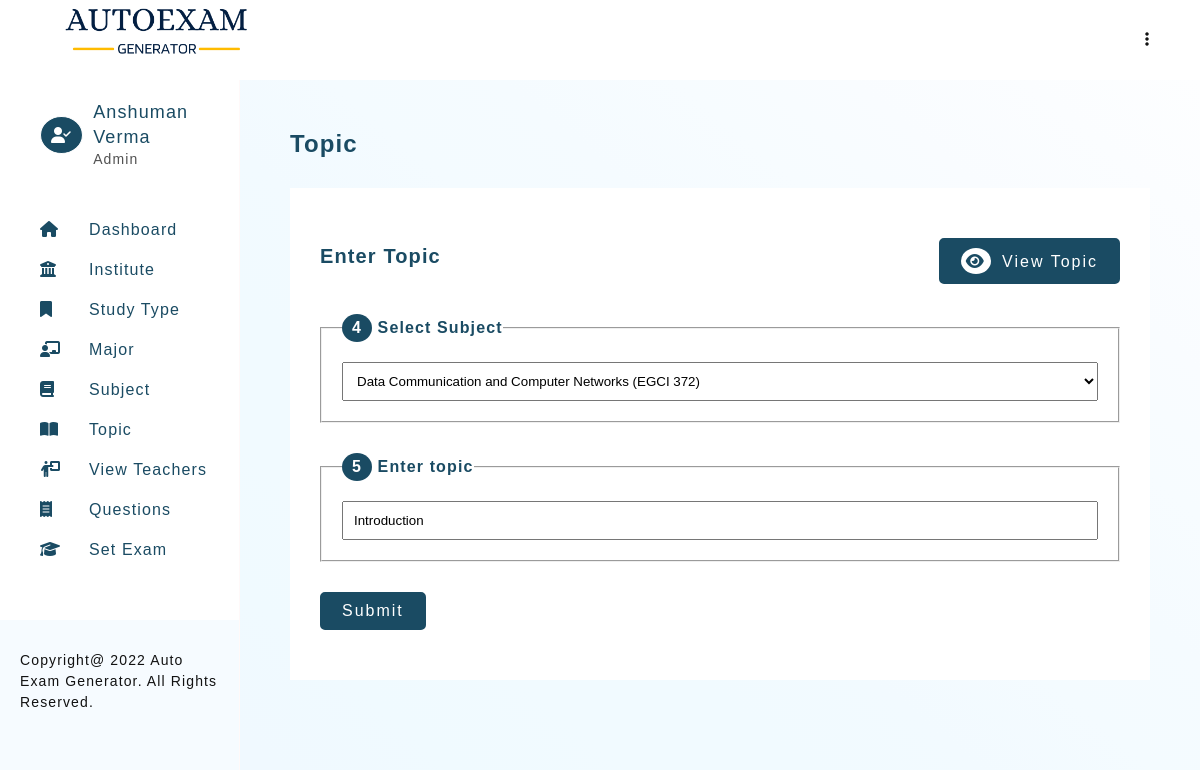
The app's page /autoexam/topic-2.php?edit=23 (signed in) with its own data.
### tables this page shows
CREATE TABLE `teacher_profile` (
  `teacher_id` int(11) NOT NULL,
  `teacher_firstname` varchar(30) NOT NULL,
  `teacher_lastname` varchar(30) NOT NULL,
  `email` varchar(50) DEFAULT NULL,
  `password` varchar(100) NOT NULL,
  `type` enum('Admin','Teacher') NOT NULL DEFAULT 'Teacher',
  `addedOn` datetime DEFAULT current_timestamp()
);

CREATE TABLE `subject_topic` (
  `subject_topic_id` int(11) NOT NULL,
  `subject_topic_name` text NOT NULL,
  `subject_id` int(11) DEFAULT NULL,
  `topicAddedBy` int(11) DEFAULT NULL,
  `topicAddedOn` datetime DEFAULT current_timestamp()
);

### autoexam/includes/config.php (called while the page is built, shortened)
<?php
    $sitename = "Auto Exam Generator";

### autoexam/topic-2.php (the view, shortened to what this page needs)
<?php
    require_once './templates/header.php';
    $subject_topic_name = $subject_id = '' ;
    if(isset($_GET['edit']))
    {
        $topicEditQ = mysqli_query($connection,
            "SELECT * FROM `subject_topic`
            LEFT JOIN `subject_details` ON `subject_details`.`subject_id` = `subject_topic`.`subject_id`
            WHERE `subject_topic`.`subject_topic_id` = '$_GET[edit]'"
        );
        if(mysqli_num_rows($topicEditQ) == 1 )
        {
            $topicRow = mysqli_fetch_assoc($topicEditQ);
            $subject_topic_name = $topicRow['subject_topic_name'];
            $subject_id = $topicRow['subject_id'];
            $subjectQ = mysqli_query($connection, "SELECT * FROM subject_details WHERE subject_id = '$subject_id'");
            if(mysqli_num_rows($subjectQ) >= 1)
            {
                $subjectR = mysqli_fetch_assoc($subjectQ);
                $major = $subjectR['major_id'];
                $subjectDetailQ = mysqli_query($connection, "SELECT * FROM `subject_details` WHERE `major_id` = '$major' ORDER BY `subject_name`");
            }
        }
    }
?>
<section>
    <h3 class="heading">Topic</h3>
    <div class="card">
        <div class="card-heading">
            <div>
                <h4 class="sub-heading">Enter Topic</h4>
            </div>
            <a href="topic-view.php" class="btn btn-green"><i class="fa-solid fa-eye"></i> View Topic</a>
        </div>
        <form method="post" class="form-container g-large">
            <fieldset class="form-box">
                <legend><span class="index">4</span> Select Subject</legend>
                    <?php
                        if(mysqli_num_rows($subjectDetailQ) >= 1 )
                        {
                            echo "<select name=\"subject\" id=\"subject\" class=\"form-control\">
                                    <option value=\"\">Select Subject</option>";
                            while($subjectRow = mysqli_fetch_assoc($subjectDetailQ))
                            {
                                if($subject_id == $subjectRow['subject_id'])
                                {
                                    echo "<option value=\"$subjectRow[subject_id]\" selected>$subjectRow[subject_name] ($subjectRow[subject_code])</option>";
                                }
                                else
                                {
                                    echo "<option value=\"$subjectRow[subject_id]\">$subjectRow[subject_name] ($subjectRow[subject_code])</option>";
                                }
                            }
                            echo "</select>";
                        }
                        else
                        {
                            echo "No Subject exists";
                        }
                    ?>
            </fieldset>
            <fieldset class="form-box">
                <legend><span class="index">5</span> Enter topic</legend>
                <input type="text" name="topic" id="topic" class="form-control" placeholder="Enter Topic" value="<?= $subject_topic_name; ?>">
            </fieldset>
            <div>
                <button type="submit" name="submit" class="btn btn-green">Submit</button>
            </div>
        </form>
    </div>
</section>
<?php
    require_once './templates/footer.php';
?>

### autoexam/templates/header.php (shortened to what this page needs)
<?php
    require './includes/config.php';
    require_once './includes/connection.php';
    if(isset($_SESSION['user']))
    {
        $userQuery = mysqli_query($connection, "SELECT * FROM teacher_profile WHERE email = '$_SESSION[user]'");
        $userRow = mysqli_fetch_assoc($userQuery);
    }
?>
<!DOCTYPE html>
<html lang="en">
<head>
    <link rel="stylesheet" href="./assets/css/main.css">
    <link rel="stylesheet" href="./assets/css/style.css">
    <link rel="stylesheet" href="https://cdnjs.cloudflare.com/ajax/libs/font-awesome/6.1.1/css/all.min.css">
</head>
<body>
    <header class="admin-header">
        <h1 class="title">
            <img src="./assets/images/logo.png" alt="Auto Exam Generator" height="60px">
        </h1>
        <div>
            <ul>
                <li class="dropmenu">
                    <a href="#"><i class="fa-solid fa-ellipsis-vertical"></i></a>
                </li>
            </ul>
        </div>
    </header>
    <aside id="asideMenu">
        <div class="profile-header" id="profile-header2">
            <?php
                if($_SESSION['userType'] == 'Admin')
                {
                    echo "<i class=\"fa-solid fa-user-check\"></i>";
                }
                else
                {
                    echo "<i class=\"fa-solid fa-user\"></i>";
                }
            ?>
            <div>
                <h2>
                    <?=
                        $userRow['teacher_firstname'] ." ". $userRow['teacher_lastname']
                    ?>
                </h2>
                <p> <?=  $_SESSION['userType']; ?> </p>
            </div>
        </div>
        <section id="nav-header">
            <nav>
                <ul class="navbar">
                    <li><a href="dashboard.php"><i class="fa-solid fa-house"></i><span>Dashboard</span></a></li>
                            <li><a href="institute-view.php"><i class="fa-solid fa-building-columns"></i><span>Institute</span></a></li>
                            <li><a href="studyType-view.php"><i class="fa-solid fa-bookmark"></i><span>Study Type</span></a></li>
                            <li><a href="major-view.php"><i class="fa-solid fa-chalkboard-user"></i><span>Major</span></a></li>
                            <li><a href="subject-view.php"><i class="fa-solid fa-book"></i><span>Subject</span></a></li>
                            <li><a href="topic-view.php"><i class="fa-solid fa-book-open"></i><span>Topic</span></a></li>
                    <?php
                        if($_SESSION['userType'] == 'Admin')
                        {
                    ?>
                            <li><a href="teacher-view.php"><i class="fa-solid fa-person-chalkboard"></i><span>View Teachers</span></a></li>
                    <?php
                        }
                    ?>
                    <li><a href="question-view.php"><i class="fa-solid fa-receipt"></i><span>Questions</span></a></li>
                    <li><a href="setExam-1.php"><i class="fa-solid fa-graduation-cap"></i><span>Set Exam</span></a></li>
                </ul>
            </nav>
        </section>
        <footer class="copyright">Copyright@
            <?= date("Y"); ?>
            <?= $sitename; ?>. All Rights Reserved.
        </footer>
    </aside>
    <main>

### autoexam/assets/css/main.css (style rules this page uses)
* { margin: 0; padding: 0; box-sizing: border-box; }
body { font-family: 'Gill Sans', 'Gill Sans MT', Calibri, 'Trebuchet MS', sans-serif; color: #121212; letter-spacing: 0.07em; }
html { scroll-behavior: smooth; }
a { text-decoration: none; }
ul { list-style: none; }
.btn { padding: 8px 20px; border-radius: 5px; transition: all 0.2s; letter-spacing: 2px; font-size: 16px; }
.btn i { border-radius: 50%; padding: 5px; margin-right: 5px; transition: all 0.2s; }
.btn-green { background-color: #1a4b63; color: #fff; border: solid 2px #1a4b63; }
.btn-green i { background-color: #fff; color: #1a4b63; }

### autoexam/assets/css/style.css (style rules this page uses)
:root { --primary-color: #1a4b63; }
body { color: #121212; }
.admin-header { padding: 0 50px; background-color: #fff; display: flex; justify-content: space-between; width: 100%; z-index: 12; height: 10vh; line-height: 10vh; position: fixed; top: 0; left: 0; }
.admin-header .dropmenu { position: relative; text-align: right; }
.admin-header .dropmenu a { color: #121212; }
aside { width: 50%; background-color: #fff; height: 100%; overflow: auto; position: fixed; display: flex; flex-direction: column; justify-content: space-between; border-right: solid 1px rgb(255, 249, 249); display: none; background-color: #f6fbff; }
aside > #nav-header { padding: 20px 20px 50px 40px; display: grid; grid-template-columns: 1fr; row-gap: 20px; align-content: start; background-color: #fff; }
h1.title { color: var(--primary-color); font-size: 18px; }
.profile-header { display: flex; justify-content: flex-start; align-items: center; line-height: 1.4; padding: 20px 20px 20px 40px; background-color: #fff; }
.profile-header > i { border-radius: 50%; color: #fff; border: solid 1px; padding: 10px; background-color: var(--primary-color); margin-right: 10px; }
.profile-header > div > h2 { color: var(--primary-color); font-size: 18px; font-weight: normal; }
.profile-header > div > p { color: #515151; font-size: 14px; }
aside > #nav-header > nav > ul { line-height: 2.5; }
aside > #nav-header > nav > ul > li > a { color: var(--primary-color); font-size: 16px; display: block; }
aside > #nav-header > nav > ul > li > a > i { display: inline-block; width: 30px; }
aside > #nav-header > nav > ul > li > a > span { margin-left: 19px; }
aside > footer { background-color: #f6fbff; padding: 30px 20px 30px; line-height: 1.5; font-size: 14px; }
main { background-image: linear-gradient(to right top, #f0f9ff, #f0f9ff, #f0faff, #f1faff, #f1faff, #f2faff, #f4fbff, #f5fbff, #f7fcff, #f9fcff, #fbfdff, #fdfeff); min-height: 100vh; padding: 50px 50px; margin-top: 10vh; }
main > section { margin-bottom: 100px; }
.heading { color: var(--primary-color); margin-bottom: 30px; font-size: 24px; font-weight: 600; }
.sub-heading { color: var(--primary-color); margin-bottom: 10px; font-size: 20px; font-weight: 600; }
.card { background-color: #fff; padding: 50px 30px; }
.card-heading { display: flex; justify-content: space-between; align-items: center; margin-bottom: 30px; flex-direction: column; }
.form-container { display: grid; grid-template-columns: 1fr; }
.g-large { grid-gap: 30px; }
.form-container .form-control { width: 100%; padding: 10px; }
.form-container > .form-box { padding: 20px; }
.form-container > .form-box > legend { font-weight: bold; color: var(--primary-color); }
.form-container > .form-box > legend > span { background-color: var(--primary-color); color: #fff; padding: 5px 10px; display: inline-block; border-radius: 50%; }
@media (min-width: 992px) { aside { display: block; width: 20%; } }
@media (min-width: 992px) { main { margin-left: 20%; width: 80%; } }
@media (min-width: 992px) { .card-heading { flex-direction: row; } }
.form-control { display: block; width: 100%; padding: 10px; }

### records on screen
teacher_profile: teacher_firstname "Anshuman", teacher_lastname "Verma"
subject_topic: topic "Introduction"

### other values on screen
$_SESSION['userType'] "Admin"
$sitename "Auto Exam Generator"
form field subject "Data Communication and Computer Networks (EGCI 372)"
